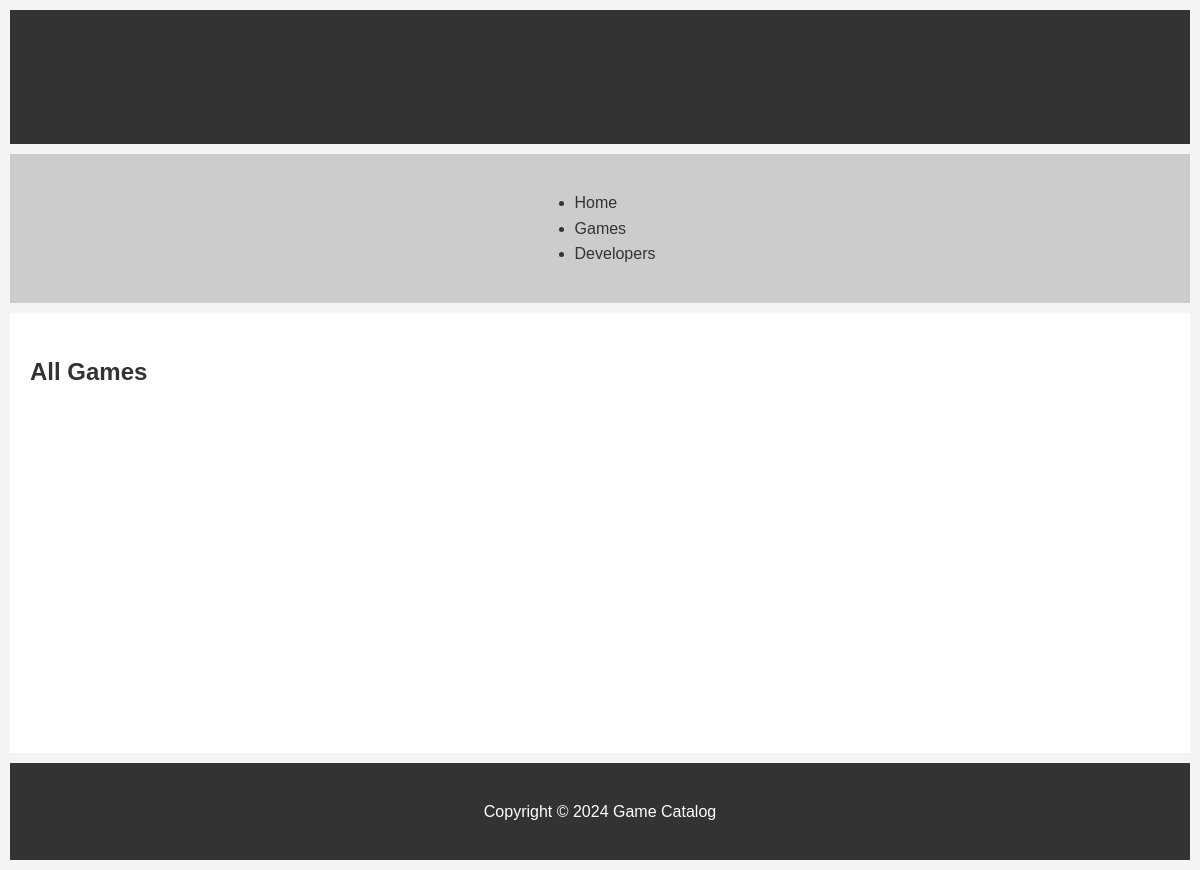
The page /games/ on the database as committed earlier.
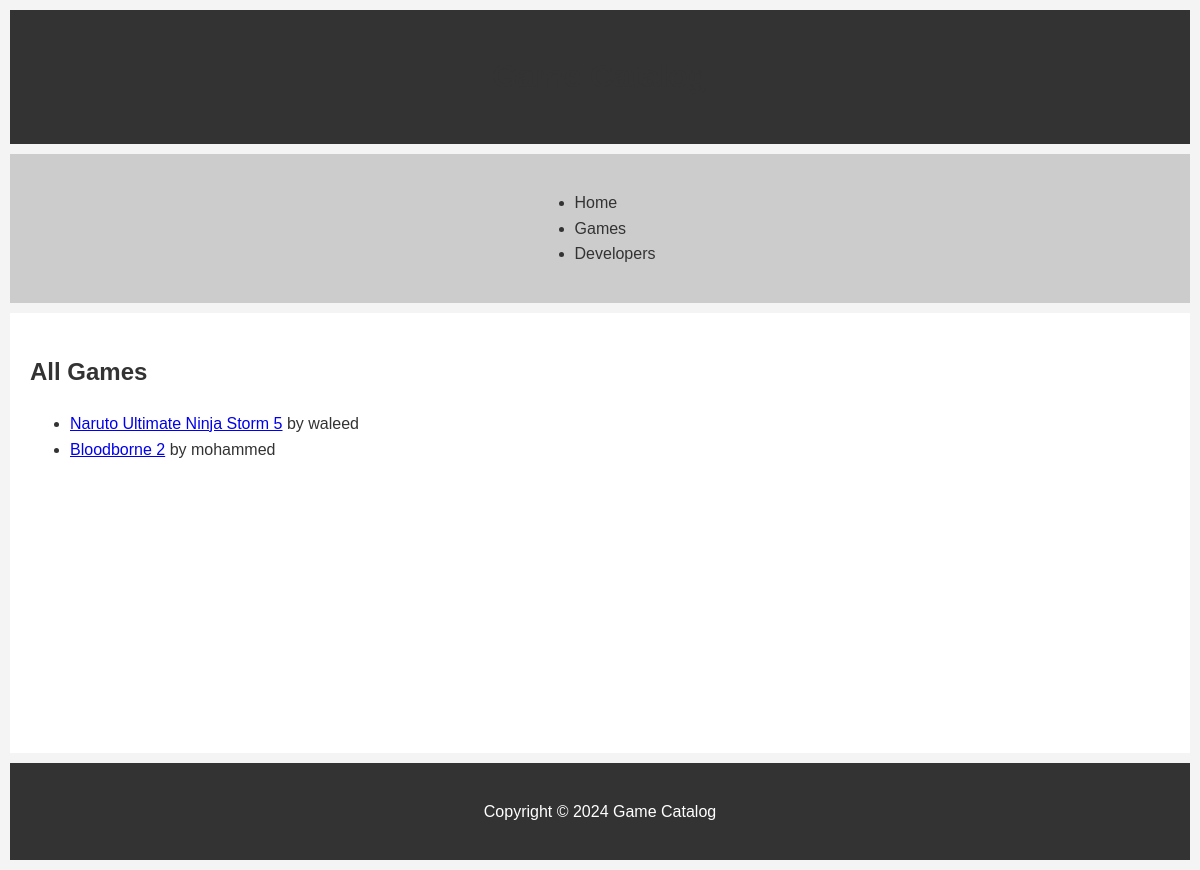
The same page on the database as committed later.
### myapp/models.py (models this page shows, shortened)
class Game(models.Model):
    title = models.CharField(max_length=200)
    developer = models.ForeignKey(Developer, on_delete=models.SET_NULL, null=True)
    summary = models.TextField(max_length=1000, help_text="Enter a brief description of the game")
    release_date = models.DateField(null=True, blank=True)
    genre = models.ManyToManyField(Genre, help_text="Select a genre for this game")

class Developer(models.Model):
    name = models.CharField(max_length=100)
    founded_date = models.DateField(null=True, blank=True)
    headquarters = models.CharField(max_length=100, null=True, blank=True)

### myapp/views.py (the view)
# urls.py: path('games/', views.GameListView.as_view(), name='games'),
class GameListView(generic.ListView):
    model = Game
    template_name = 'games/game_list.html'

### myapp/templates/myapp/game_list.html (shortened to what this page needs)
{% extends 'base_generic.html' %}
{% block content %}
  <h2>All Games</h2>
  <ul>
    {% for game in object_list %}
      <li>
        <a href="{% url 'game_detail' game.pk %}">{{ game.title }}</a> by {{ game.developer.name }}
      </li>
    {% endfor %}
  </ul>
{% endblock %}

### myapp/templates/base_generic.html (shortened to what this page needs)
{% load static %}
<!DOCTYPE html>
<html lang="en">
    <head>
        <link rel="stylesheet" href="{% static 'myapp/css/styles.css' %}">
    </head>
<body>
    <header>
        <h1>{% block header %}Game Catalog{% endblock %}</h1>
    </header>
    <nav>
        <ul>
            <li><a href="{% url 'index' %}">Home</a></li>
            <li><a href="{% url 'games' %}">Games</a></li>
            <li><a href="{% url 'developers' %}">Developers</a></li>
        </ul>
    </nav>
    <main>
        {% block content %}{% endblock %}
    </main>
    <footer>
        <p>Copyright © 2024 Game Catalog</p>
    </footer>
</body>
</html>

### myapp/static/myapp/css/styles.css (style rules this page uses)
body { font-family: Arial, sans-serif; line-height: 1.6; margin: 0; padding: 0; background: #f4f4f4; color: #333; }
header, nav, main, footer { padding: 20px; margin: 10px; }
header { background: #333; color: #fff; text-align: center; }
nav { background: #ccc; display: flex; justify-content: center; }
nav a { margin-right: 10px; text-decoration: none; color: #333; }
main { min-height: 400px; background: #fff; padding: 20px; }
footer { text-align: center; background: #333; color: white; }
h1, h2 { color: #333; }

Rows that differ between the two databases and show on the page:
added Game: title "Naruto Ultimate Ninja Storm 5", developer.name "waleed"
added Game: title "Bloodborne 2", developer.name "mohammed"
